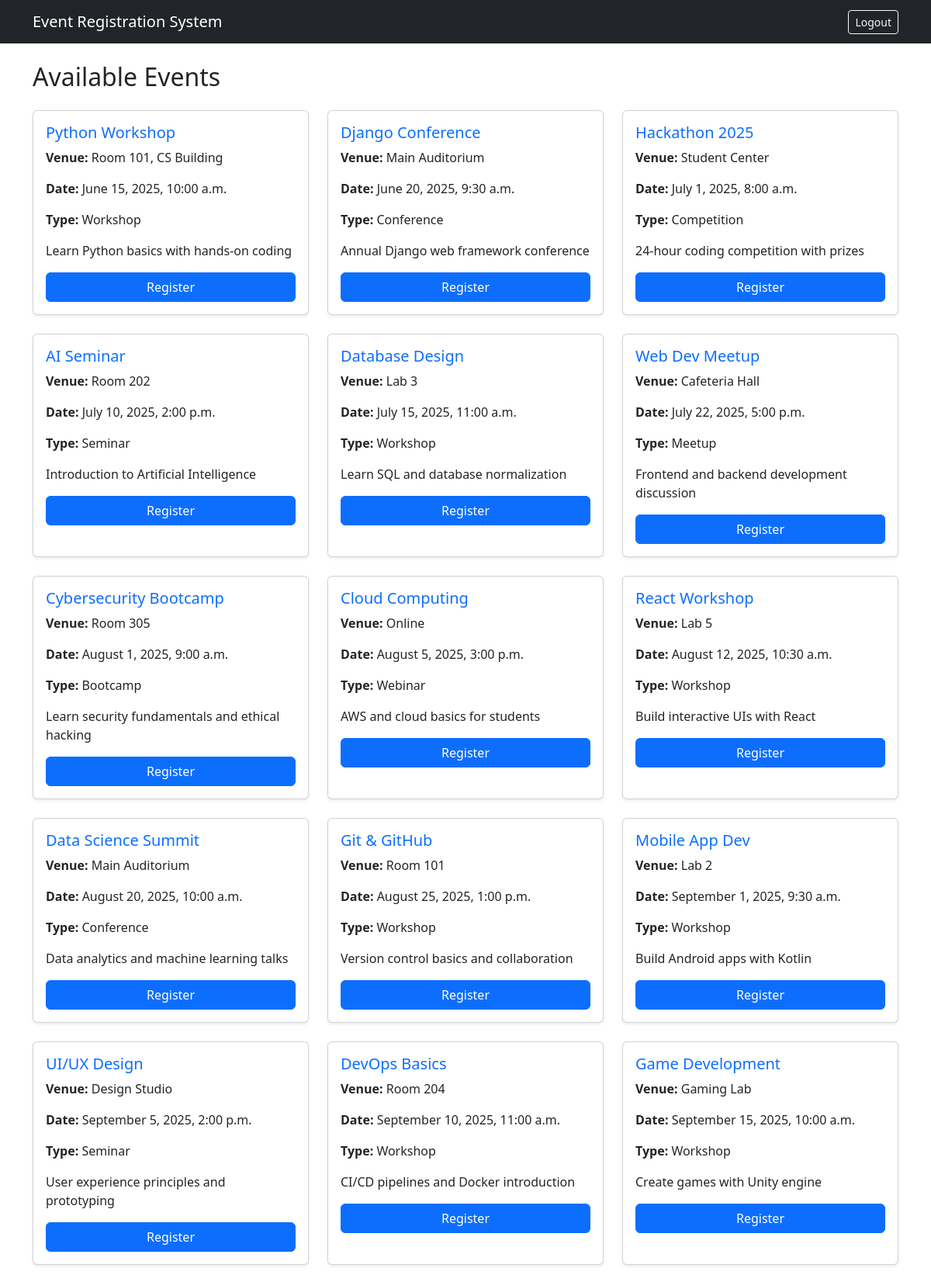
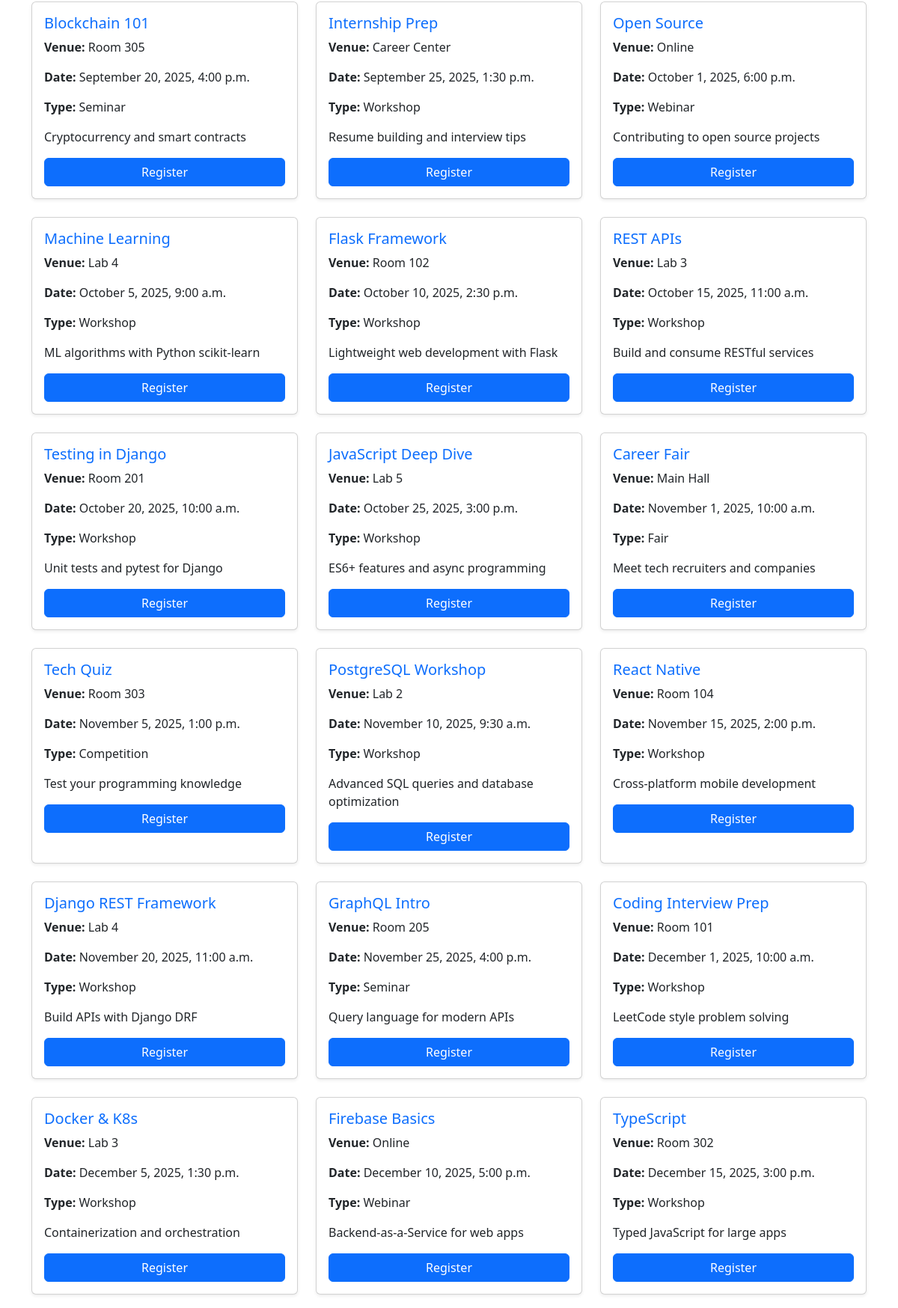
Screenshot of /users/event_list/ (signed in, upper part) with the database file from the repository (2 pictures, top to bottom).
### users/models.py (models this page shows, shortened)
class Events(models.Model):
    event_name = models.CharField(max_length=150)
    event_venue = models.CharField(max_length=150)
    event_date = models.DateTimeField()
    event_type = models.CharField(max_length=100)
    event_details = models.TextField()

### users/views.py (the view)
# urls.py: path('event_list/', views.event_list, name='event_list'),
@login_required
def event_list(request):
    registered_event_ids = User_Events.objects.filter(user_id=request.user).values_list('event_id', flat=True)
    events = Events.objects.exclude(id__in=registered_event_ids)
    return render(request, 'events/event_list.html', {'events': events})

### users/templates/events/event_list.html
{% extends 'base.html' %}
{% block content %}
<h2 class="mb-4">Available Events</h2>
{% if events %}
<div class="row row-cols-1 row-cols-md-2 row-cols-lg-3 g-4">
    {% for event in events %}
    <div class="col">
        <div class="card h-100 shadow-sm">
            <div class="card-body">
                <h5 class="card-title text-primary">{{ event.event_name }}</h5>
                <p class="card-text"><strong>Venue:</strong> {{ event.event_venue }}</p>
                <p class="card-text"><strong>Date:</strong> {{ event.event_date|date:"F j, Y, g:i a" }}</p>
                <p class="card-text"><strong>Type:</strong> {{ event.event_type }}</p>
                <p class="card-text">{{ event.event_details|truncatewords:20 }}</p>
                <a href="{% url 'users:event_registration' event.id %}" class="btn btn-primary w-100">Register</a>
            </div>
        </div>
    </div>
    {% endfor %}
</div>
{% else %}
<div class="alert alert-info text-center">No events available at the moment.</div>
{% endif %}
{% endblock %}

### rows the page displays
Events: event_name "Python Workshop", event_venue "Room 101, CS Building", event_date "June 15, 2025, 10:00 a.m.", event_type "Workshop", event_details "Learn Python basics with hands-on coding"
Events: event_name "Django Conference", event_venue "Main Auditorium", event_date "June 20, 2025, 9:30 a.m.", event_type "Conference", event_details "Annual Django web framework conference"
Events: event_name "Hackathon 2025", event_venue "Student Center", event_date "July 1, 2025, 8:00 a.m.", event_type "Competition", event_details "24-hour coding competition with prizes"
Events: event_name "AI Seminar", event_venue "Room 202", event_date "July 10, 2025, 2:00 p.m.", event_type "Seminar", event_details "Introduction to Artificial Intelligence"
Events: event_name "Database Design", event_venue "Lab 3", event_date "July 15, 2025, 11:00 a.m.", event_type "Workshop", event_details "Learn SQL and database normalization"
Events: event_name "Web Dev Meetup", event_venue "Cafeteria Hall", event_date "July 22, 2025, 5:00 p.m.", event_type "Meetup", event_details "Frontend and backend development discussion"
Events: event_name "Cybersecurity Bootcamp", event_venue "Room 305", event_date "August 1, 2025, 9:00 a.m.", event_type "Bootcamp", event_details "Learn security fundamentals and ethical hacking"
Events: event_name "Cloud Computing", event_venue "Online", event_date "August 5, 2025, 3:00 p.m.", event_type "Webinar", event_details "AWS and cloud basics for students"
Events: event_name "React Workshop", event_venue "Lab 5", event_date "August 12, 2025, 10:30 a.m.", event_type "Workshop", event_details "Build interactive UIs with React"
Events: event_name "Data Science Summit", event_venue "Main Auditorium", event_date "August 20, 2025, 10:00 a.m.", event_type "Conference", event_details "Data analytics and machine learning talks"
Events: event_name "Git & GitHub", event_venue "Room 101", event_date "August 25, 2025, 1:00 p.m.", event_type "Workshop", event_details "Version control basics and collaboration"
Events: event_name "Mobile App Dev", event_venue "Lab 2", event_date "September 1, 2025, 9:30 a.m.", event_type "Workshop", event_details "Build Android apps with Kotlin"
Events: event_name "UI/UX Design", event_venue "Design Studio", event_date "September 5, 2025, 2:00 p.m.", event_type "Seminar", event_details "User experience principles and prototyping"
Events: event_name "DevOps Basics", event_venue "Room 204", event_date "September 10, 2025, 11:00 a.m.", event_type "Workshop", event_details "CI/CD pipelines and Docker introduction"
Events: event_name "Game Development", event_venue "Gaming Lab", event_date "September 15, 2025, 10:00 a.m.", event_type "Workshop", event_details "Create games with Unity engine"
Events: event_name "Blockchain 101", event_venue "Room 305", event_date "September 20, 2025, 4:00 p.m.", event_type "Seminar", event_details "Cryptocurrency and smart contracts"
Events: event_name "Internship Prep", event_venue "Career Center", event_date "September 25, 2025, 1:30 p.m.", event_type "Workshop", event_details "Resume building and interview tips"
Events: event_name "Open Source", event_venue "Online", event_date "October 1, 2025, 6:00 p.m.", event_type "Webinar", event_details "Contributing to open source projects"
Events: event_name "Machine Learning", event_venue "Lab 4", event_date "October 5, 2025, 9:00 a.m.", event_type "Workshop", event_details "ML algorithms with Python scikit-learn"
Events: event_name "Flask Framework", event_venue "Room 102", event_date "October 10, 2025, 2:30 p.m.", event_type "Workshop", event_details "Lightweight web development with Flask"
Events: event_name "REST APIs", event_venue "Lab 3", event_date "October 15, 2025, 11:00 a.m.", event_type "Workshop", event_details "Build and consume RESTful services"
Events: event_name "Testing in Django", event_venue "Room 201", event_date "October 20, 2025, 10:00 a.m.", event_type "Workshop", event_details "Unit tests and pytest for Django"
Events: event_name "JavaScript Deep Dive", event_venue "Lab 5", event_date "October 25, 2025, 3:00 p.m.", event_type "Workshop", event_details "ES6+ features and async programming"
Events: event_name "Career Fair", event_venue "Main Hall", event_date "November 1, 2025, 10:00 a.m.", event_type "Fair", event_details "Meet tech recruiters and companies"
Events: event_name "Tech Quiz", event_venue "Room 303", event_date "November 5, 2025, 1:00 p.m.", event_type "Competition", event_details "Test your programming knowledge"
Events: event_name "PostgreSQL Workshop", event_venue "Lab 2", event_date "November 10, 2025, 9:30 a.m.", event_type "Workshop", event_details "Advanced SQL queries and database optimization"
Events: event_name "React Native", event_venue "Room 104", event_date "November 15, 2025, 2:00 p.m.", event_type "Workshop", event_details "Cross-platform mobile development"
Events: event_name "Django REST Framework", event_venue "Lab 4", event_date "November 20, 2025, 11:00 a.m.", event_type "Workshop", event_details "Build APIs with Django DRF"
Events: event_name "GraphQL Intro", event_venue "Room 205", event_date "November 25, 2025, 4:00 p.m.", event_type "Seminar", event_details "Query language for modern APIs"
Events: event_name "Coding Interview Prep", event_venue "Room 101", event_date "December 1, 2025, 10:00 a.m.", event_type "Workshop", event_details "LeetCode style problem solving"
Events: event_name "Docker & K8s", event_venue "Lab 3", event_date "December 5, 2025, 1:30 p.m.", event_type "Workshop", event_details "Containerization and orchestration"
Events: event_name "Firebase Basics", event_venue "Online", event_date "December 10, 2025, 5:00 p.m.", event_type "Webinar", event_details "Backend-as-a-Service for web apps"
Events: event_name "TypeScript", event_venue "Room 302", event_date "December 15, 2025, 3:00 p.m.", event_type "Workshop", event_details "Typed JavaScript for large apps"
